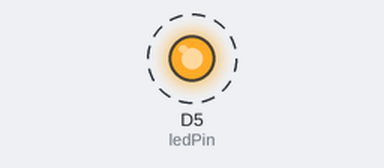
Bench run of a sketch on a simulated ESP8266 (NodeMCU). Shown: output pins drawn as LEDs (lit = HIGH). Dashed ring = blinking. WiFi joins after 1.5 s; servers stay silent unless stated; what the sketch prints to the serial monitor is not drawn.

Above: at 2.0 s.
Timing chart, 0 to 6.1 s (numbered marks = the images above):
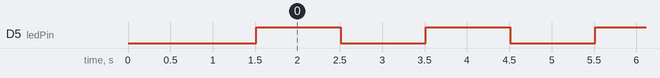

The sketch:

On_The_Air_Activation.ino
```cpp
#include <ESP8266WiFi.h>
#include <ArduinoOTA.h>

// Ganti dengan kredensial WiFi Anda
const char* ssid = "Poco X3 Pro Alvin 3";
const char* password = "AlvinputranurtaN";

// Pin untuk LED
const int ledPin = D5;

void setup() {
  Serial.begin(115200);
  delay(10);

  // Menyiapkan pin LED
  pinMode(ledPin, OUTPUT);

  // Menyambung ke WiFi
  Serial.println("Connecting to WiFi...");
  WiFi.begin(ssid, password);
  while (WiFi.status() != WL_CONNECTED) {
    delay(500);
    Serial.print(".");
  }
  Serial.println("\nWiFi connected.");

  // Menyiapkan OTA
  ArduinoOTA.setHostname("nodemcu"); // Ganti dengan nama perangkat Anda
  ArduinoOTA.begin();
}

void loop() {
  ArduinoOTA.handle(); // Menangani OTA request

  // LED Blink
  digitalWrite(ledPin, HIGH); // Nyalakan LED
  delay(1000);                 // Tunggu 500 ms
  digitalWrite(ledPin, LOW);  // Matikan LED
  delay(1000);                 // Tunggu 500 ms
}
```

Measured:
- by itself, D5 (ledPin): alternates HIGH for 1.0 s and LOW for 1.0 s
